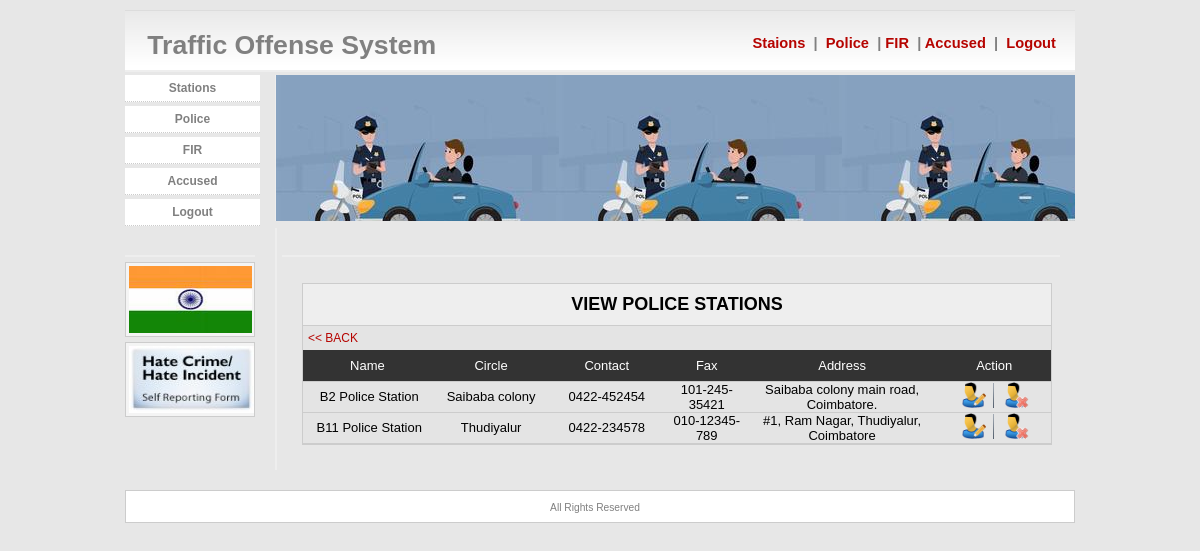
/admin/station.php, run on the app's committed database.
### tables this page shows
CREATE TABLE `station` (
  `ps_id` int(11) NOT NULL,
  `ps_name` varchar(100) NOT NULL,
  `ps_circle` varchar(100) NOT NULL,
  `ps_con` varchar(100) NOT NULL,
  `ps_fax` varchar(100) NOT NULL,
  `ps_add` longtext NOT NULL
);

### admin/station.php (the view, shortened to what this page needs)
<?php
 include_once "../db/db.php";
?>
<html><head><title>Traffic Offense System</title>
</head>
<link href="../css/style.css" rel="stylesheet" type="text/css" />
<body>
<div id="main">
<div id="header">
<div id="title">
				&nbsp;&nbsp; Traffic Offense System </div>
                    <div id="title1">
					 &nbsp;&nbsp;&nbsp;&nbsp;&nbsp;&nbsp;&nbsp;&nbsp;&nbsp;&nbsp;&nbsp;&nbsp;<a href="index.php">&nbsp;Staions&nbsp;</a> | <a href="police.php"> &nbsp;Police&nbsp;</a> | <a href="viewfir.php">FIR&nbsp;</a> | <a href="acc.php">Accused&nbsp;</a> | <a href="../logout.php"> &nbsp;Logout&nbsp;</a></div>
</div>
<div id="side">
<ul>
					<li><a href="index.php">Stations</a></li>
					<li><a href="police.php">Police</a></li>
				    <li><a href="viewfir.php">FIR</a></li>
				    <li><a href="acc.php">Accused</a></li>
					<li><a href="../logout.php">Logout</a></li>
				</ul>
<div class="side2">
					<h3>&nbsp;</h3>
					<div id="sidebox">
					 <img src="../images/image.jpg" width="123" height="67" />					</div>
					<div id="sidebox">
					 <img src="../images/hatecrime.jpg" width="125" height="67" />					</div>
			  </div>
</div>
<div id="banner"></div>
<div class="inner">
<h3>&nbsp;</h3>
<br>
<form id="form1" name="form1" method="post" action="" enctype="multipart/form-data" onSubmit="return valid()" style="padding-left:20px">
<table align="center" cellpadding="0" cellspacing="0" width="750" bgcolor="#e4e4e4" style="border:1px solid #CCCCCC;font-size:12px">
			<tr bgcolor="#e4e4e4">
			  <td colspan="2" style="border-bottom:1px solid #CCCCCC;padding:10px" bgcolor="#eeeeee" align="center"><h2>VIEW POLICE STATIONS </h2></td>
			  </tr>
			 <tr>
    <td colspan="6" style="padding:5px"><a href="index.php" style="text-decoration:none"><< BACK</a></td>
    </tr>
  <tr>
  <td align="center">
  <table width="100%" border="1" cellpadding="0px" cellspacing="0px" bordercolor="#000000" style="font-size:13px">
  <tr style="background-color:#333333;color:#FFFFFF">
    <td width="118" height="32" align="center" style="border-bottom:1px solid #CCCCCC;">Name&nbsp;</td>
    <td width="99" align="center" style="border-bottom:1px solid #CCCCCC;">Circle</td>
    <td width="107" align="center" style="border-bottom:1px solid #CCCCCC;">Contact</td>
    <td width="71" align="center" style="border-bottom:1px solid #CCCCCC;">Fax</td>
    <td width="170" align="center" style="border-bottom:1px solid #CCCCCC;">Address</td>
    <td width="101" align="center" style="border-bottom:1px solid #CCCCCC;">Action</td>
  </tr>
 <?php
 $sel="select * from station order by ps_id desc";
 $from=mysqli_query($con,$sel);
 while($sta=mysqli_fetch_object($from))
 {
 ?>
  <tr>
    <td align="center" style="border-bottom:1px solid #CCCCCC;"><?php echo $sta->ps_name; ?></td>
    <td align="center" style="border-bottom:1px solid #CCCCCC;"><?php echo $sta->ps_circle; ?></td>
    <td align="center" style="border-bottom:1px solid #CCCCCC;"><?php echo $sta->ps_con; ?></td>
    <td align="center" style="border-bottom:1px solid #CCCCCC;"><?php echo $sta->ps_fax; ?></td>
    <td align="center" style="border-bottom:1px solid #CCCCCC;"><?php echo $sta->ps_add; ?></td>
    <td align="center" style="border-bottom:1px solid #CCCCCC;">
	 <a href="index.php?id=<?php echo $sta->ps_id ?>&amp;Mode=Edit" style="text-decoration:none">
	 <img src="../images/editform.png" width="26" height="26" /></a>
	 <img src="../images/space.png" />
	 <a href="index.php?id=<?php echo $sta->ps_id ?>&Mode=Delete" onClick="return confirm(' Are You Sure To Delete? ');" style="text-decoration:none">
	  <img src="../images/deleteform.png" width="26" height="26" /></a>	</td>
  </tr>
  <?php } ?>
  </table></td></tr>
			</table>
			</form>
<h1>&nbsp;</h1>
		  </div>
 <div id="footer"><span class="divider"></span>
            All Rights Reserved
</div>
</div>
</body>
</html>

### css/style.css (style rules this page uses)
* { border: 0; margin: 0; }
body { margin: 0px; font-family: Arial, Verdana, Sans-Serif; font-size: 0.8em; background: #E7E7E7; }
#header { clear: both; text-align: right; padding: 20px 15px 0 0; margin: 10px 0 3px 0; height: 40px; border-bottom: 2px solid #eee; background: #FFF url(../images/fade.gif); color: #808080; }
#banner { margin: 0 0 5px 150px; line-height: 1.4em; background: url(../images/header.jpg); height: 146px; border-left: 1px solid #EEEEEE; }
#main { width: 950px; margin: 0px auto; }
#footer { clear: both; color: #808080; background: #FFF; font-size: 0.8em; text-align: center; padding: 9px 10px 9px 0; margin: 10px 0px 0px 0px; border: 1px solid #ccc; }
a { text-decoration: none; color: #B60400; }
.divider { background: url(../images/divider.png) no-repeat center top; display: block; height: 2px; width: 572px; margin: 0 auto; position: relative; }
#side { clear: left; float: left; width: 150px; margin: 0 0 10px 0; padding: 0; font-size: 0.9em; }
#side ul { list-style: none; width: 150px; margin: 0 0 0 -10px; padding: 0; font-size: 1.1em; }
#side li { margin-bottom: 4px; padding: 0 5px 0 10px; }
#side li a { font-size: 9pt; font-weight: bold; text-align: right; height: 20px; text-decoration: none; color: #808080; display: block; padding: 6px 10px 0 10px; background: #fff; border-bottom: 1px dotted #ccc; text-align:center; }
#title { float: left; font-size: 20pt; font-weight: bold; padding: 0 0 0 0; }
#title1 { float: right; font-size: 11pt; font-weight: bold; padding: 5px 0 0 0; }
.side2 { margin: 9px 0 10px 0; width: 130px; color: #6B6B6B; line-height: 1.6em; }
#sidebox { border: 1px solid #ccc; background: #f4f4f4; padding: 3px; margin-top: 5px; }
h3 { font-size: 1.3em; margin: 0 0 5px 0; padding: 2px 0px 0px 0px; border-bottom: 2px solid #eee; }
.inner { margin: 7px 10px 20px 150px; padding: 5px 5px 5px 5px; line-height: 1.6em; text-align: left; color: #5D5D5D; border-left: 2px solid #eee; }
.inner a, #inner a:visited { text-decoration: underline; }

### data on the page
station: ps_name "B2 Police Station", ps_circle "Saibaba colony", ps_con "0422-452454", ps_fax "101-245-35421", ps_add "Saibaba colony main road, Coimbatore."
station: ps_name "B11 Police Station", ps_circle "Thudiyalur", ps_con "0422-234578", ps_fax "010-12345-789", ps_add "#1, Ram Nagar, Thudiyalur, Coimbatore"
